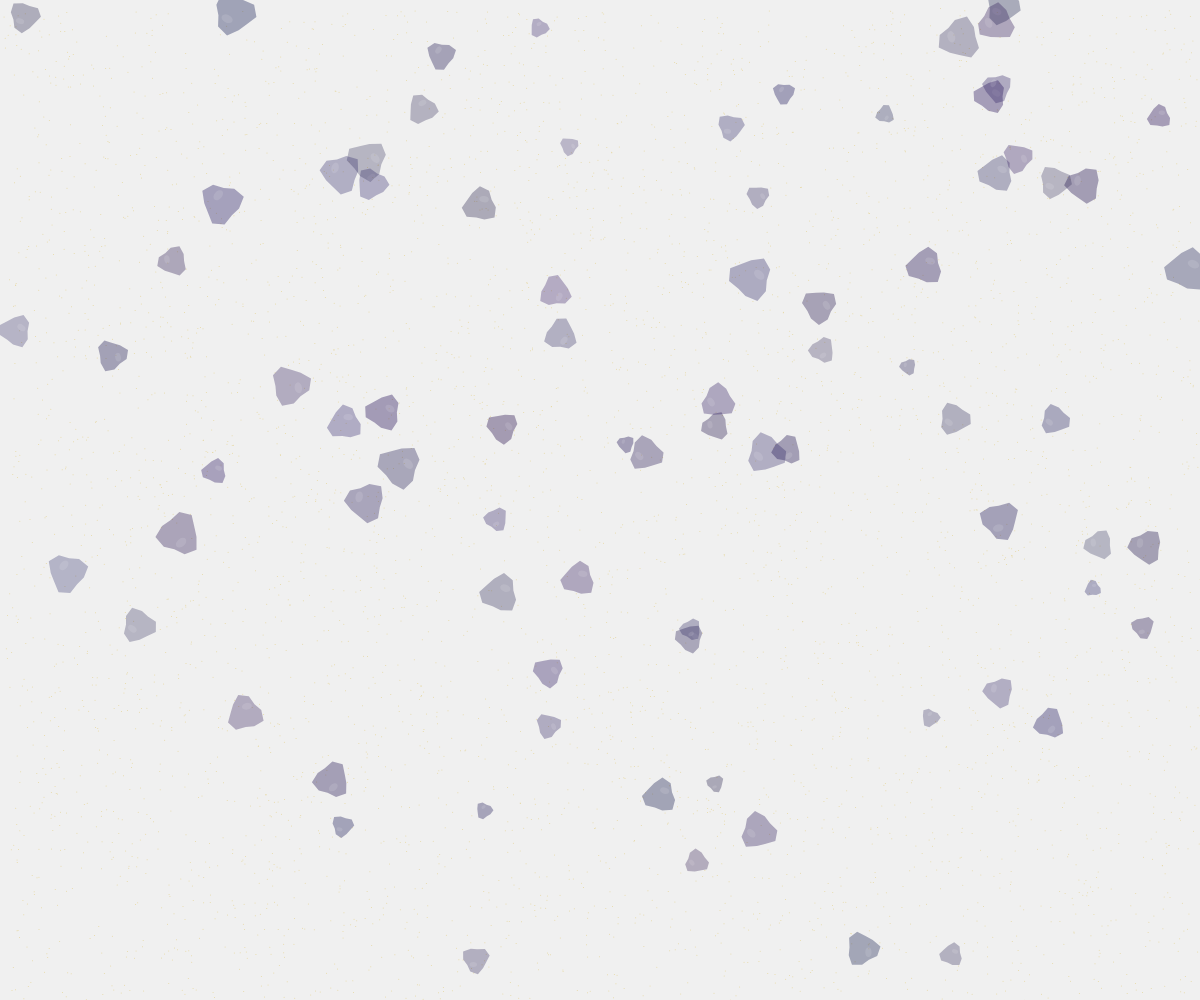
Frame 1 (no input)
Frame 2 (the mouse pressed at the canvas centre, redrawn once): identical to frame 1, image omitted

The p5.js sketch that drew this single still picture (run headless with seeded random() and noise() and a simulated clock; the mouse was pressed at the canvas centre and the sketch redrawn once):

// p5.js sketch
// ── sketch.js
let sandSurface;
let shells = [];
let seed = 12345;

function setup() {
  createCanvas(windowWidth, windowHeight);
  noLoop();
  
  // Set up sand surface with noise
  sandSurface = createGraphics(width, height);
  sandSurface.noiseSeed(seed);
  sandSurface.background(240);
  
  // Draw sand texture
  sandSurface.stroke(230, 215, 160);
  sandSurface.strokeWeight(1);
  for (let i = 0; i < 5000; i++) {
    let x = random(width);
    let y = random(height);
    let nx = sandSurface.noise(x * 0.01, y * 0.01) * 20;
    let ny = sandSurface.noise(x * 0.01 + 1000, y * 0.01 + 1000) * 20;
    sandSurface.point(x + nx, y + ny);
  }
  
  // Generate shells
  randomSeed(seed);
  for (let i = 0; i < 80; i++) {
    let x = random(width);
    let y = random(height);
    let size = random(15, 40);
    let hue = random(30, 50); // pale yellow range
    let saturation = random(20, 40);
    let brightness = random(80, 100);
    let alpha = random(70, 100);
    let rotation = random(TWO_PI);
    shells.push({
      x,
      y,
      size,
      hue,
      saturation,
      brightness,
      alpha,
      rotation
    });
  }
}

function draw() {
  background(245);
  
  // Draw sand surface
  image(sandSurface, 0, 0);
  
  // Draw shells with pearlescent effect
  for (let shell of shells) {
    push();
    translate(shell.x, shell.y);
    rotate(shell.rotation);
    
    // Shell shape (simplified)
    fill(shell.hue, shell.saturation, shell.brightness, shell.alpha);
    noStroke();
    
    beginShape();
    for (let i = 0; i < 12; i++) {
      let angle = map(i, 0, 11, 0, TWO_PI);
      let r = shell.size * 0.5 + sin(angle * 3) * shell.size * 0.1;
      let x = cos(angle) * r;
      let y = sin(angle) * r;
      vertex(x, y);
    }
    endShape(CLOSE);
    
    // Pearlescent highlight
    fill(255, 255, 255, 30);
    ellipse(shell.size * 0.1, -shell.size * 0.2, shell.size * 0.3, shell.size * 0.2);
    
    pop();
  }
}
